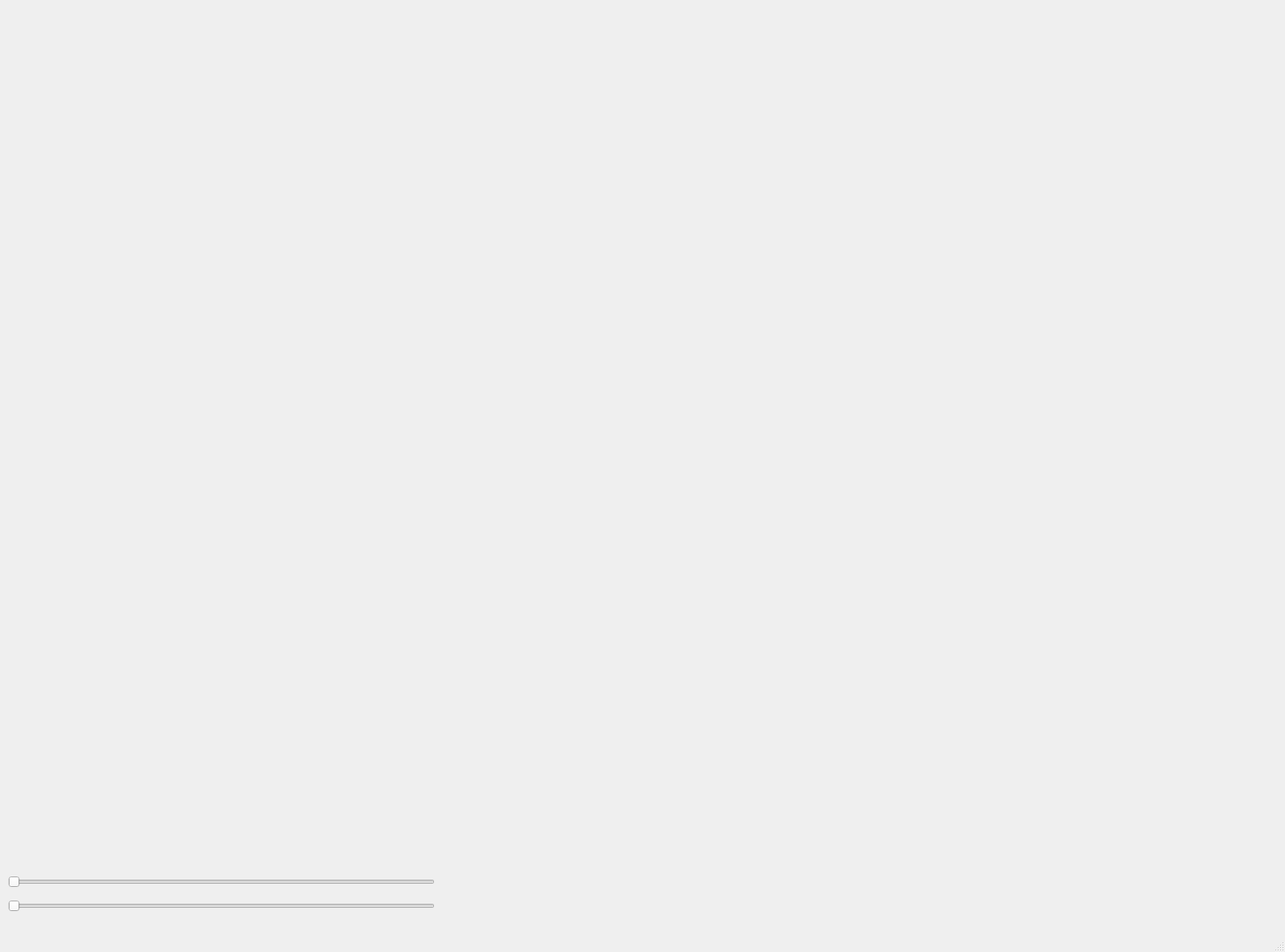
<?xml version="1.0" encoding="UTF-8"?>
<ui version="4.0">
 <class>MainWindow</class>
 <widget class="QMainWindow" name="MainWindow">
  <property name="geometry">
   <rect>
    <x>0</x>
    <y>0</y>
    <width>1599</width>
    <height>1185</height>
   </rect>
  </property>
  <property name="windowTitle">
   <string>MainWindow_ED</string>
  </property>
  <widget class="QWidget" name="centralwidget">
   <widget class="QSlider" name="horizontalSlider">
    <property name="geometry">
     <rect>
      <x>10</x>
      <y>1120</y>
      <width>531</width>
      <height>16</height>
     </rect>
    </property>
    <property name="orientation">
     <enum>Qt::Horizontal</enum>
    </property>
   </widget>
   <widget class="QSlider" name="horizontalSlider_2">
    <property name="geometry">
     <rect>
      <x>10</x>
      <y>1090</y>
      <width>531</width>
      <height>16</height>
     </rect>
    </property>
    <property name="orientation">
     <enum>Qt::Horizontal</enum>
    </property>
   </widget>
  </widget>
  <widget class="QStatusBar" name="statusbar"/>
  <action name="actionNew">
   <property name="text">
    <string>New</string>
   </property>
   <property name="menuRole">
    <enum>QAction::NoRole</enum>
   </property>
  </action>
  <action name="actionOpen">
   <property name="text">
    <string>Open</string>
   </property>
   <property name="toolTip">
    <string>Open</string>
   </property>
   <property name="menuRole">
    <enum>QAction::NoRole</enum>
   </property>
  </action>
 </widget>
 <resources/>
 <connections/>
</ui>
